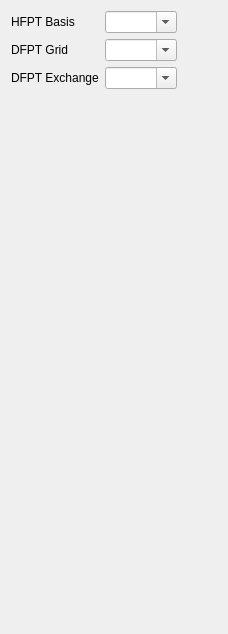
          <widget class="QWidget" name="AdvancedHFPT">
           <layout class="QVBoxLayout" name="verticalLayout_13">
            <item>
             <layout class="QGridLayout" name="gridLayout_21">
              <item row="0" column="0">
               <widget class="QLabel" name="label_3">
                <property name="text">
                 <string>HFPT Basis</string>
                </property>
               </widget>
              </item>
              <item row="1" column="0">
               <widget class="QLabel" name="label_dfpt_xc_grid">
                <property name="text">
                 <string>DFPT Grid</string>
                </property>
               </widget>
              </item>
              <item row="2" column="1">
               <widget class="QComboBox" name="dfpt_exchange">
                <property name="editable">
                 <bool>true</bool>
                </property>
               </widget>
              </item>
              <item row="1" column="1">
               <widget class="QComboBox" name="dfpt_xc_grid">
                <property name="editable">
                 <bool>true</bool>
                </property>
               </widget>
              </item>
              <item row="0" column="1">
               <widget class="QComboBox" name="hfpt_basis">
                <property name="editable">
                 <bool>true</bool>
                </property>
               </widget>
              </item>
              <item row="2" column="0">
               <widget class="QLabel" name="label_dfpt_exchange">
                <property name="text">
                 <string>DFPT Exchange</string>
                </property>
               </widget>
              </item>
              <item row="0" column="2">
               <spacer name="horizontalSpacer_7">
                <property name="orientation">
                 <enum>Qt::Horizontal</enum>
                </property>
                <property name="sizeHint" stdset="0">
                 <size>
                  <width>40</width>
                  <height>20</height>
                 </size>
                </property>
               </spacer>
              </item>
             </layout>
            </item>
            <item>
             <spacer name="verticalSpacer_29">
              <property name="orientation">
               <enum>Qt::Vertical</enum>
              </property>
              <property name="sizeHint" stdset="0">
               <size>
                <width>20</width>
                <height>534</height>
               </size>
              </property>
             </spacer>
            </item>
           </layout>
          </widget>
